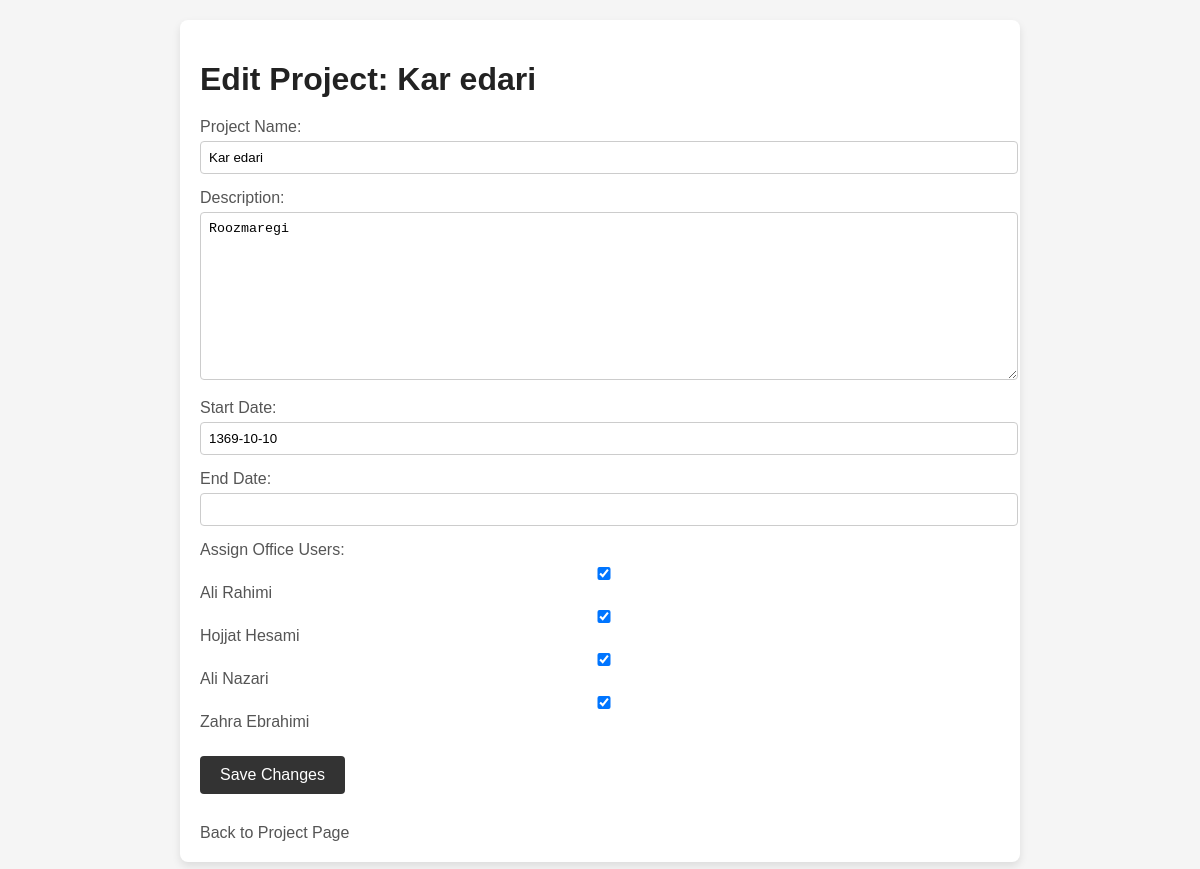
The app's page /project/10/edit/ (signed in), older data.
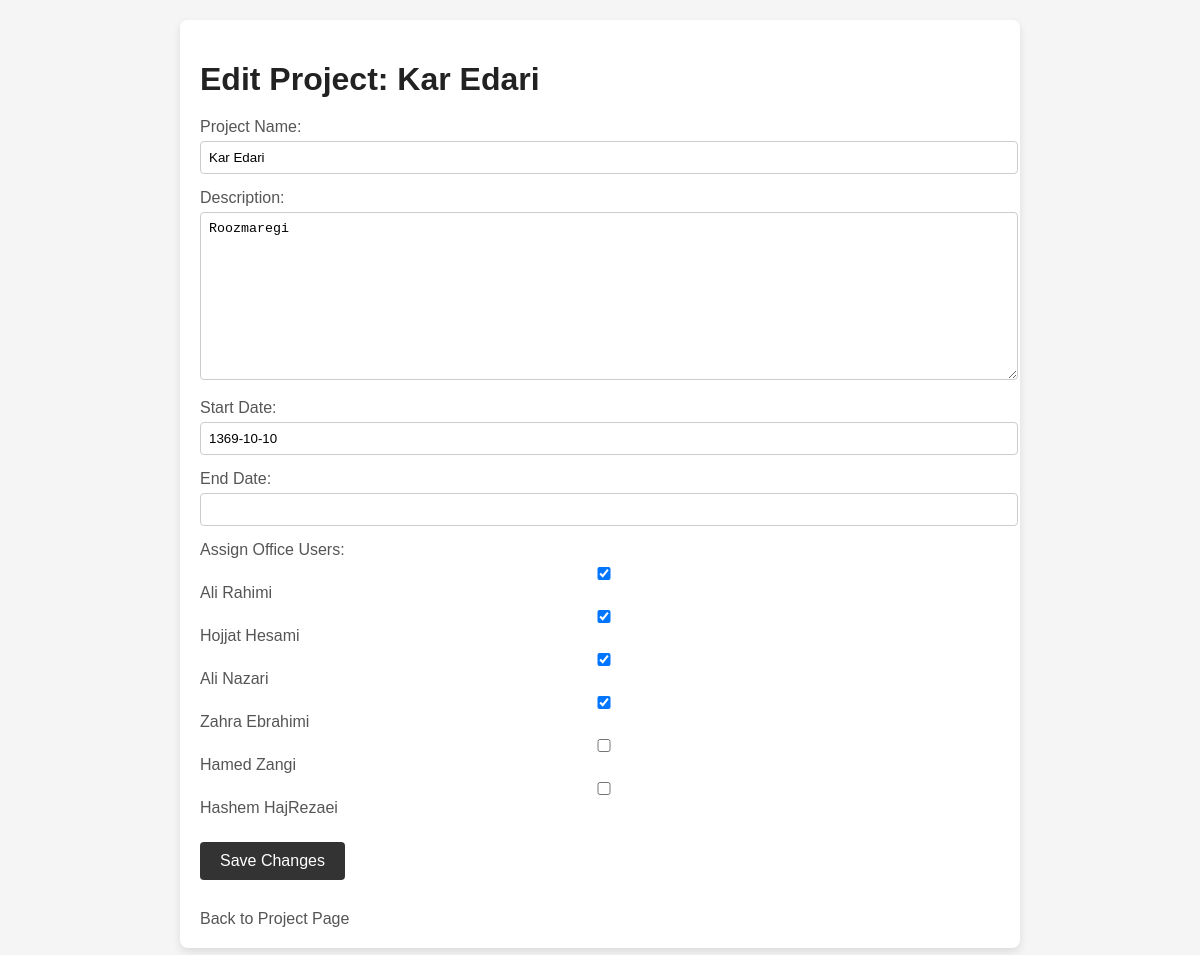
The same page, newer data.
### daftarMain/models.py (models this page shows, shortened)
class Project(models.Model):
    name = models.CharField(max_length=100)
    description = models.TextField(null=True, blank=True)
    start_date = models.DateField()
    end_date = models.DateField(null=True, blank=True)
    assigned_users = models.ManyToManyField(OfficeUser, related_name='projects')

### daftarMain/views.py (the view)
# urls.py: path('project/<int:project_id>/edit/', views.edit_project, name='edit_project'),
@login_required
def edit_project(request, project_id):
    project = get_object_or_404(Project, id=project_id)
    if request.method == "POST":
        form = ProjectForm(request.POST, instance=project)
        if form.is_valid():
            form.save()
            messages.success(request, f'Project "{project.name}" has been successfully updated.')
            return redirect('project_page')
    else:
        form = ProjectForm(instance=project)
    context = {
        'form': form,
        'project': project,
    }
    return render(request, 'edit_project.html', context)

### daftarMain/forms.py
class ProjectForm(forms.ModelForm):
    assigned_users = forms.ModelMultipleChoiceField(
        queryset=OfficeUser.objects.all(),
        widget=forms.CheckboxSelectMultiple,
        required=True,
        label="Assign Office Users"
    )
    class Meta:
        model = Project
        fields = ['name', 'description', 'start_date', 'end_date', 'assigned_users']

### daftarMain/models.py (called while the page is built)
    def __str__(self):
        return f"{self.first_name} {self.last_name}"

### daftarMain/templates/edit_project.html (shortened to what this page needs)
<!DOCTYPE html>
<html lang="en">
<head>
</head>
<body>
    <div class="container">
        <h1>Edit Project: {{ project.name }}</h1>
        <form method="POST">
            <div class="form-group">
                <label for="id_name">Project Name:</label>
                {{ form.name }}
            </div>
            <div class="form-group">
                <label for="id_description">Description:</label>
                {{ form.description }}
            </div>
            <div class="form-group">
                <label for="id_start_date">Start Date:</label>
                {{ form.start_date }}
            </div>
            <div class="form-group">
                <label for="id_end_date">End Date:</label>
                {{ form.end_date }}
            </div>
            <div class="form-group">
                <label for="id_assigned_users">Assign Office Users:</label>
                {{ form.assigned_users }}
            </div>
            <button type="submit" class="button">Save Changes</button>
        </form>
        <a href="{% url 'project_page' %}" class="back-link">Back to Project Page</a>
    </div>
</body>
</html>

Row changes from the older to the newer data that the page shows:
changed Project "Roozmaregi": name "Kar edari" → "Kar Edari"
Text that changed along with them:
form field assigned_users: "☑ ☑ ☑ ☑" → "☑ ☑ ☑ ☑ ☐ ☐"
text no longer shown: "Ali Rahimi Hojjat Hesami Ali Nazari Zahra Ebrahimi"
text now shown: "Ali Rahimi Hojjat Hesami Ali Nazari Zahra Ebrahimi Hamed Zangi Hashem HajRezaei"
